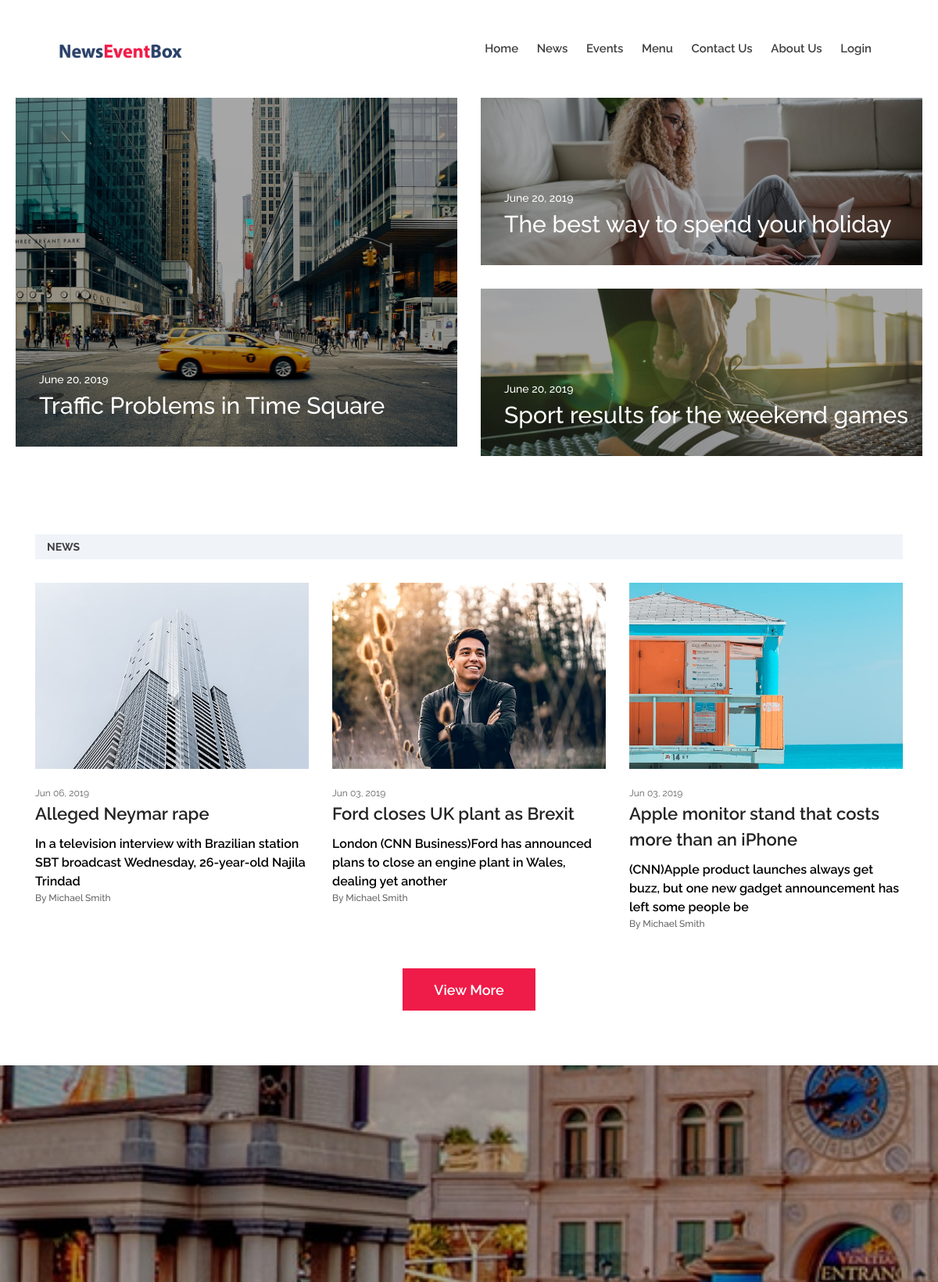
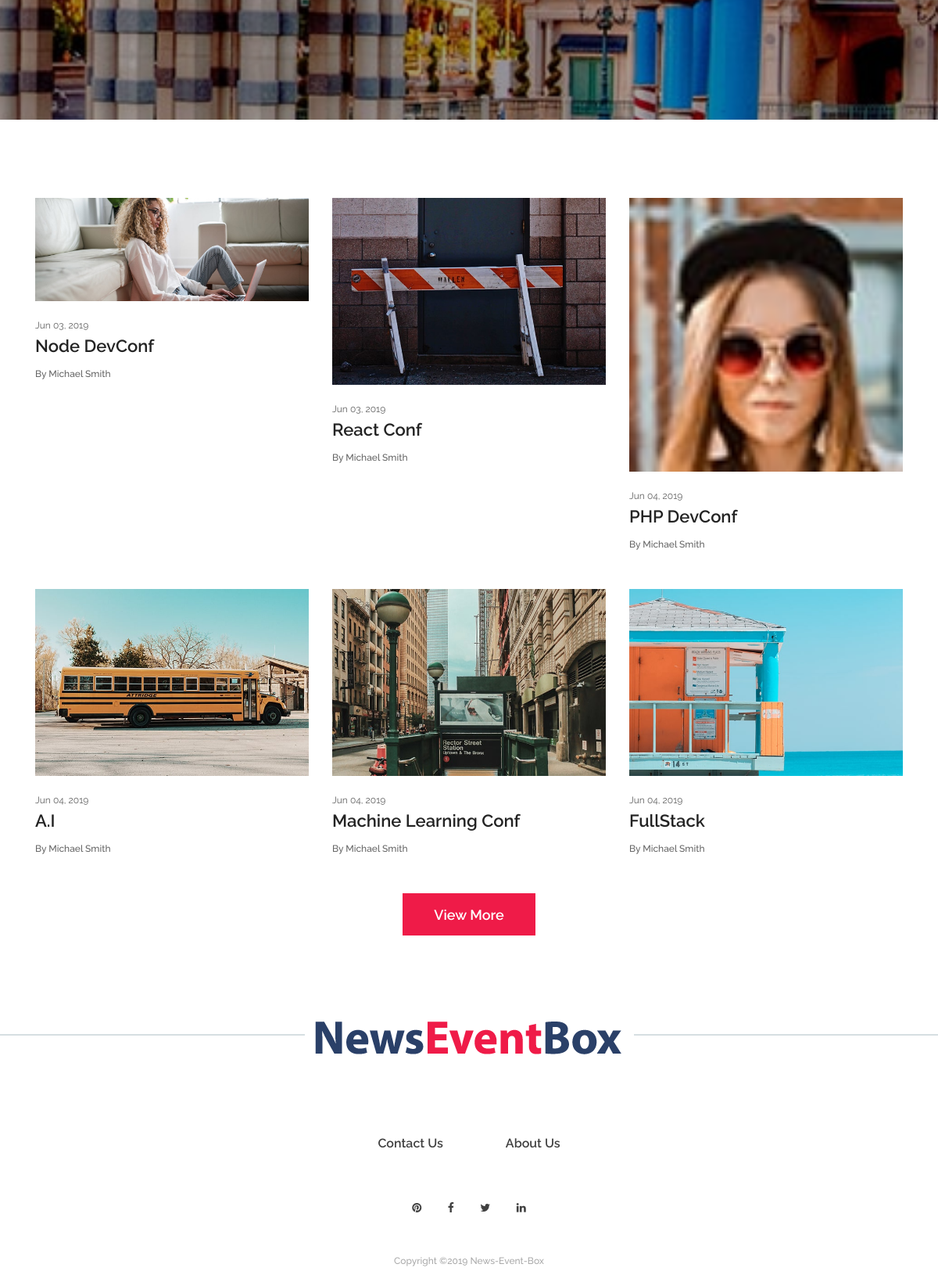
The page / on the database its author committed (2 pictures, top to bottom).
### tables this page shows
CREATE TABLE `news` (
  `id` int(11) NOT NULL AUTO_INCREMENT,
  `title` varchar(100) NOT NULL,
  `publish_date` datetime NOT NULL DEFAULT CURRENT_TIMESTAMP,
  `story_content` text NOT NULL,
  PRIMARY KEY (`id`)
);

CREATE TABLE `events` (
  `id` int(11) NOT NULL AUTO_INCREMENT,
  `title` varchar(100) NOT NULL,
  `location` varchar(50) NOT NULL,
  `description` varchar(100) NOT NULL,
  `display_status` tinyint(1) NOT NULL DEFAULT '0',
  `date` datetime NOT NULL DEFAULT CURRENT_TIMESTAMP,
  PRIMARY KEY (`id`)
);

### includes/news.php (called while the page is built, shortened)
<?php
require_once 'database.php';
class News {
  protected static $tablename = 'news';
	public static function findAll() {
		$sql = "SELECT * FROM ". self::$tablename;
		return self::findBySql($sql);
	}
 	public static function findBySql($sql='') {
		global $database;
		$result = $database->query($sql);
		$objectArray = array();
		while ($row = $database->fetchArray($result)) {
			$objectArray[] = self::instantiate($row);
		}
		return $objectArray;
	}
	private static function instantiate($record) {
		$object = new self;
		foreach ($record as $attribute => $value) {
			if ($object->hasAttribute($attribute)) {
				$object->$attribute = $value;
			}
		}
		return $object;
	}
	private function hasAttribute($attribute) {
		$objectVars = get_object_vars($this);
		return array_key_exists($attribute, $objectVars);
	}
}
?>

### includes/database.php (called while the page is built, shortened)
<?php
class MySQLDatabase {
	private $connection;
	public function openConnection() {
		$this->connection = mysqli_connect(DB_SERVER, DB_USER, DB_PASSWORD, DB_NAME);
	}
	public function query($sql) {
		$result = mysqli_query($this->connection, $sql);
		return $result;
	}
	public function fetchArray($result) {
		return mysqli_fetch_array($result);
	}
}
$database = new MySQLDatabase();
?>

### includes/event.php (called while the page is built, shortened)
<?php
require_once 'database.php';
class Event {
	protected static $tablename = 'events';
	public static function findByDisplayStatus($status = 1) {
		$sql = "SELECT * FROM " .self::$tablename ." WHERE display_status = {$status}";
		return self::findBySql($sql);
	}
 	public static function findBySql($sql='') {
		global $database;
		$result = $database->query($sql);
		$objectArray = array();
		while ($row = $database->fetchArray($result)) {
			$objectArray[] = self::instantiate($row);
		}
		return $objectArray;
	}
	private static function instantiate($record) {
		$object = new self;
		foreach ($record as $attribute => $value) {
			if ($object->hasAttribute($attribute)) {
				$object->$attribute = $value;
			}
		}
		return $object;
	}
	private function hasAttribute($attribute) {
		$objectVars = get_object_vars($this);
		return array_key_exists($attribute, $objectVars);
	}
}
?>

### public/index.php (the view, shortened to what this page needs)
<?php
  require_once '../includes/database.php';
  require_once '../includes/news.php';
  require_once '../includes/event.php';
  $newsResult = News::findAll();
  $eventResult = Event::findByDisplayStatus();
?>
<?php require_once '../includes/layouts/header.php' ?>
  <div class="hero-area">
    <div class="hero-post-slides owl-carousel">
        <div class="single-slide">
            <div class="container-fluid">
                <div class="row">
                    <div class="col-12 col-md-6">
                        <div class="single-blog-post style-1" data-animation="fadeInUpBig" data-delay="100ms" data-duration="1000ms">
                            <div class="blog-thumbnail bg-overlay">
                                <a href="#"><img src="../public/assets/img/bg-img/1.jpg" alt=""></a>
                            </div>
                            <div class="blog-content">
                                <span class="post-date">June 20, 2019</span>
                                <a href="#" class="post-title">Traffic Problems in Time Square</a>
                            </div>
                        </div>
                    </div>
                    <div class="col-12 col-md-6">
                        <div class="single-blog-post style-1 mb-30" data-animation="fadeInUpBig" data-delay="300ms" data-duration="1000ms">
                            <div class="blog-thumbnail bg-overlay">
                                <a href="#"><img src="../public/assets/img/bg-img/2.jpg" alt=""></a>
                            </div>
                            <div class="blog-content">
                                <span class="post-date">June 20, 2019</span>
                                <a href="#" class="post-title">The best way to spend your holiday</a>
                            </div>
                        </div>
                        <div class="single-blog-post style-1" data-animation="fadeInUpBig" data-delay="500ms" data-duration="1000ms">
                            <div class="blog-thumbnail bg-overlay">
                                <a href="#"><img src="../public/assets/img/bg-img/3.jpg" alt=""></a>
                            </div>
                            <div class="blog-content">
                                <span class="post-date">June 20, 2019</span>
                                <a href="#" class="post-title">Sport results for the weekend games</a>
                            </div>
                        </div>
                    </div>
                </div>
            </div>
        </div>
    </div>
  </div>
  <section class="intro-news-area section-padding-100-0 mb-70">
    <div class="container">
      <div class="row justify-content-center">
        <div class="col-12 col-lg-12">
          <div class="intro-news-tab">
            <div class="intro-news-filter d-flex justify-content-between">
              <h6>News</h6>
            </div>
            <div class="tab-content" id="nav-tabContent">
              <div class="tab-pane fade show active" id="nav-1" role="tabpanel" aria-labelledby="nav1">
                <div class="row">
                  <?php
                    for ($i=0; $i < 3; $i++) {
                      $date = new DateTime($newsResult[$i]->publish_date);
                      $imageNumber = rand(3, 8);
                      echo '<div class="col-12 col-sm-4">';
                      echo '<div class="single-blog-post style-2 mb-5">';
                      echo '<div class="blog-thumbnail">';
                      echo '<a href="#"><img src="../public/assets/img/bg-img/'. $imageNumber .'.jpg" alt=""></a>';
                      echo '</div>';
                      echo '<div class="blog-content">';
                      echo '<span class="post-date">'. $date->format(('M d, Y')) .'</span>';
                      echo '<a href="#" class="post-title">'. $newsResult[$i]->title .'</a>';
                      echo '<a href="#" class="post-body">'. substr($newsResult[$i]->story_content, 0, 100) .'</a>';
                      echo '<a href="#" class="post-author">By Michael Smith</a>';
                      echo '</div>';
                      echo '</div>';
                      echo '</div>';
                    }
                  ?>
                  <div class="col-12">
                    <div class="load-more-button text-center">
                      <a href="news.php" class="btn newsbox-btn">View More</a>
                    </div>
                  </div>
                </div>
              </div>
            </div>
          </div>
        </div>
      </div>
    </div>
  </section>
  <section class="video-area bg-img bg-overlay bg-fixed" style="background-image: url(../public/assets/img/bg-img/10.jpg);">
    <div class="container">
      <div class="row">
        <div class="col-12">
          <div class="featured-video-area d-flex align-items-center justify-content-center">
          </div>
        </div>
      </div>
    </div>
  </section>
  <div class="top-news-area section-padding-100">
    <div class="container">
      <div class="row">
        <?php
          for ($i=0; $i < 6; $i++) {
            $formatedDate = new DateTime($eventResult[$i]->date);
            $imageNumber = rand(1, 35);
            echo '<div class="col-12 col-sm-6 col-lg-4">';
            echo '<div class="single-blog-post style-2 mb-5">';
            echo '<div class="blog-thumbnail">';
            echo '    <a href="#"><img src="../public/assets/img/bg-img/'.$imageNumber.'.jpg" alt=""></a>';
            echo '</div>';
            echo '<div class="blog-content">';
            echo '<span class="post-date">'. $formatedDate->format(('M d, Y')) .'</span>';
            echo '<a href="#" class="post-title">'. $eventResult[$i]->title .'</a>';
            echo '<a href="#" class="post-author">By Michael Smith</a>';
            echo '</div>';
            echo '</div>';
            echo '</div>';
          }
        ?>
        <div class="col-12">
          <div class="load-more-button text-center">
            <a href="events.php" class="btn newsbox-btn">View More</a>
          </div>
        </div>
      </div>
    </div>
  </div>
<?php include_once '../includes/layouts/footer.php' ?>

### includes/layouts/header.php (shortened to what this page needs)
<!DOCTYPE html>
<html lang="en">
<head>
    <link rel="stylesheet" href="../public/assets/css/style.css">
</head>
<body>
    <header class="header-area">
        <div class="newsbox-main-menu">
            <div class="classy-nav-container breakpoint-off">
                <div class="container-fluid">
                    <nav class="classy-navbar justify-content-between" id="newsboxNav">
                        <a href="index.php" class="nav-brand"><img src="../public/assets/img/core-img/logo copy.png" alt=""></a>
                        <div class="classy-menu">
                            <div class="classynav">
                              <ul>
                                <li><a href="index.php">Home</a></li>
                                <li><a href="news.php">News</a></li>
                                <li><a href="events.php">Events</a></li>
                                <li><a href="menu.php">Menu</a></li>
                                <li><a href="#">Contact Us</a></li>
                                <li><a href="#">About Us</a></li>
                                <li><a href="./admin/">Login</a></li>
                              </ul>
                            </div>
                        </div>
                    </nav>
                </div>
            </div>
        </div>
    </header>

### includes/layouts/footer.php (shortened to what this page needs)
    <footer class="footer-area">
      <div class="footer-logo mb-100">
        <a href="index.php"><img src="../public/assets/img/core-img/logo copy.png" alt=""></a>
      </div>
      <div class="container">
        <div class="row">
          <div class="col-12">
            <div class="footer-content text-center">
              <div class="footer-nav">
                <ul>
                  <li><a href="#">Contact Us</a></li>
                  <li><a href="#">About Us</a></li>
                </ul>
              </div>
              <div class="footer-social-info">
                <a href="#" data-toggle="tooltip" data-placement="top" title="pinterest"><i class="fa fa-pinterest" aria-hidden="true"></i></a>
                <a href="#" data-toggle="tooltip" data-placement="top" title="facebook"><i class="fa fa-facebook" aria-hidden="true"></i></a>
                <a href="#" data-toggle="tooltip" data-placement="top" title="twitter"><i class="fa fa-twitter" aria-hidden="true"></i></a>
                <a href="#" data-toggle="tooltip" data-placement="top" title="linkedin"><i class="fa fa-linkedin" aria-hidden="true"></i></a>
              </div>
              <p class="copywrite-text"><a href="#">
                Copyright &copy;<script>document.write(new Date().getFullYear());</script> News-Event-Box
              </p>
            </div>
          </div>
        </div>
      </div>
    </footer>
</body>
</html>

### public/assets/css/classy-nav.css (style rules this page uses)
* { margin: 0; padding: 0; }
body { font-family: "Roboto", sans-serif; }
ul, ol { margin: 0; }
ul li, ol li { list-style: none; }
img { height: auto; max-width: 100%; }
.bg-img { background-position: center center; background-size: cover; background-repeat: no-repeat; }
.classy-nav-container { position: relative; z-index: 100; background-color: #ffffff; }
.classy-nav-container * { box-sizing: border-box; }
.classy-nav-container a { -webkit-transition-duration: 500ms; transition-duration: 500ms; text-decoration: none; outline: none; font-size: 14px; font-weight: 400; color: #232323; display: inline-block; }
.justify-content-between { -webkit-box-pack: justify; -ms-flex-pack: justify; justify-content: space-between; }
.justify-content-center { -webkit-box-pack: center; -ms-flex-pack: center; justify-content: center; }
.classy-navbar { width: 100%; height: 70px; padding: 0.5em 2em; display: -webkit-box; display: -ms-flexbox; display: flex; -webkit-box-align: center; -ms-flex-align: center; -ms-grid-row-align: center; align-items: center; }
.classy-navbar .nav-brand { font-size: 26px; font-weight: 500; color: #565656; display: inline-block; margin-right: 30px; }
.classynav ul li { display: inline-block; clear: both; position: inherit; z-index: 10; }
.classynav ul li a { padding: 0 12px; display: block; height: 35px; font-size: 14px; line-height: 34px; }
.breakpoint-off .classynav { display: -webkit-box; display: -ms-flexbox; display: flex; -webkit-box-align: center; -ms-flex-align: center; -ms-grid-row-align: center; align-items: center; }

### rows shown on the page
news: shows a picture, publish_date "Jun 06, 2019", title "Alleged Neymar rape", story_content "In a television interview with Brazilian station SBT broadcast Wednesday, 26-year-old Najila Trindad"
news: shows a picture, publish_date "Jun 03, 2019", title "Ford closes UK plant as Brexit", story_content "London (CNN Business)Ford has announced plans to close an engine plant in Wales, dealing yet another"
news: shows a picture, publish_date "Jun 03, 2019", title "Apple monitor stand that costs more than an iPhone", story_content "(CNN)Apple product launches always get buzz, but one new gadget announcement has left some people be"
events: shows a picture, date "Jun 03, 2019", title "Node DevConf"
events: shows a picture, date "Jun 03, 2019", title "React Conf"
events: shows a picture, date "Jun 04, 2019", title "PHP DevConf"
events: shows a picture, date "Jun 04, 2019", title "A.I"
events: shows a picture, date "Jun 04, 2019", title "Machine Learning Conf"
events: shows a picture, date "Jun 04, 2019", title "FullStack"
